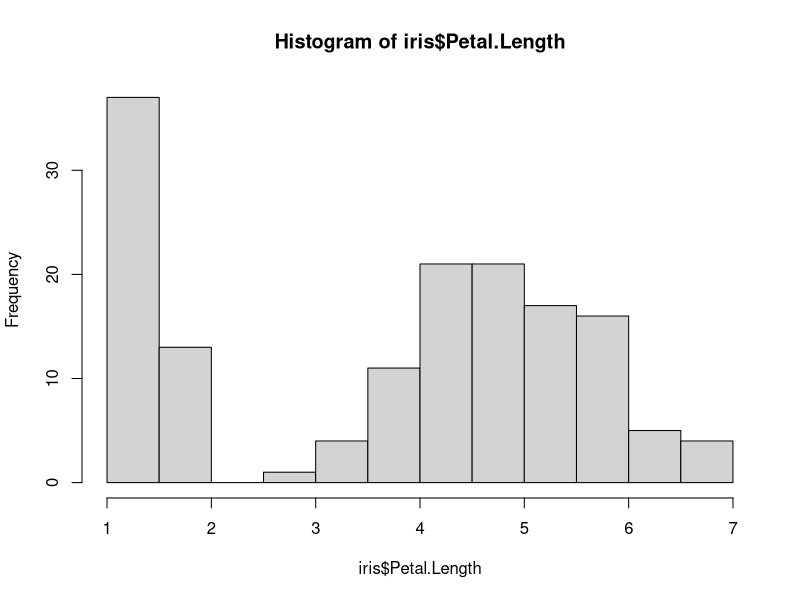
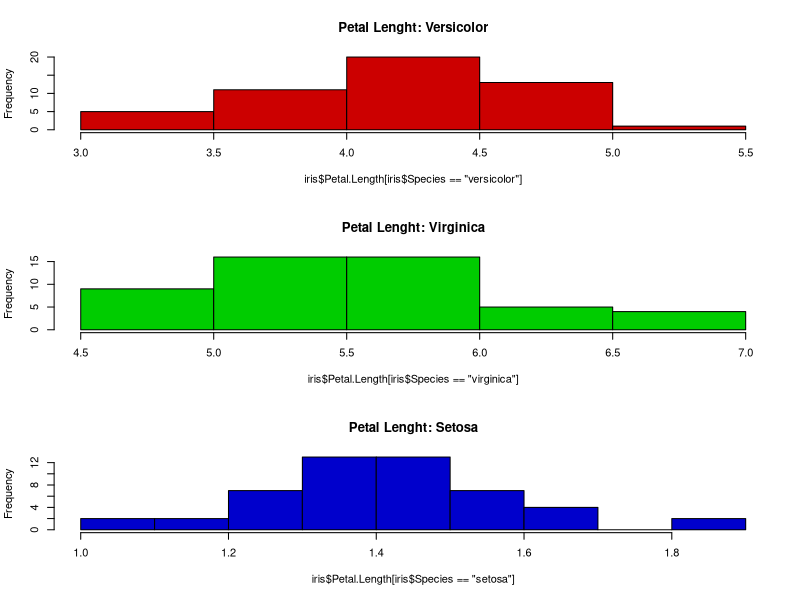
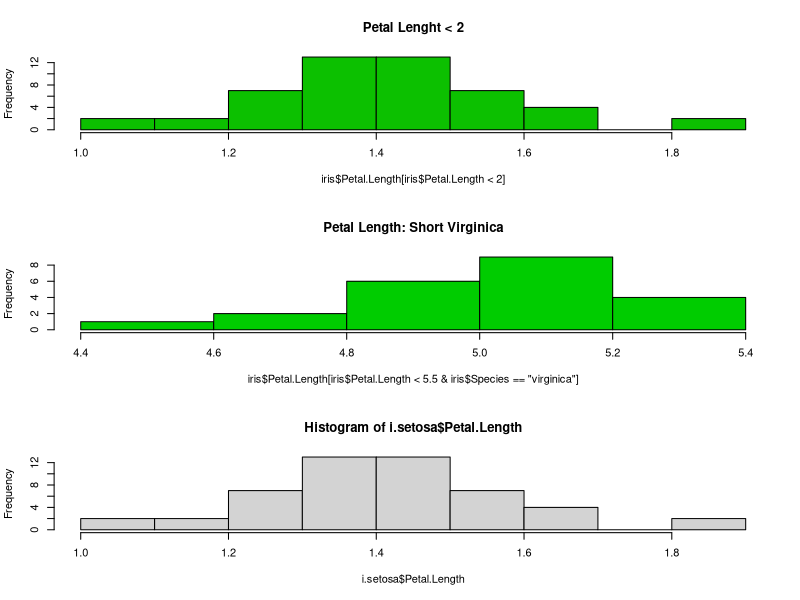

These figures' R source, in order:
library(datasets)

head(iris)

hist(iris$Petal.Length)
print(summary(iris$Petal.Length))
print(summary(iris$Species))

par(mfrow=c(3, 1))

hist(iris$Petal.Length [iris$Species == "versicolor"], 
     main = "Petal Lenght: Versicolor", 
     col = "#cc0000")

hist(iris$Petal.Length [iris$Species == "virginica"], 
     main = "Petal Lenght: Virginica", 
     col = "#00cc00")

hist(iris$Petal.Length [iris$Species == "setosa"], 
     main = "Petal Lenght: Setosa", 
     col = "#0000cc")

hist(iris$Petal.Length[iris$Petal.Length < 2], 
     main = "Petal Lenght < 2", 
     col = "#0cc000")

hist(iris$Petal.Length[iris$Petal.Length < 5.5 & iris$Species == "virginica"], 
     main = "Petal Length: Short Virginica", 
     col = "#00cc00")

print("subsamples")
# Creating a sub-sample of teh dataset 
i.setosa <- iris[iris$Species == "setosa",]
print(head(i.setosa))
print(summary(i.setosa))
hist(i.setosa$Petal.Length)

